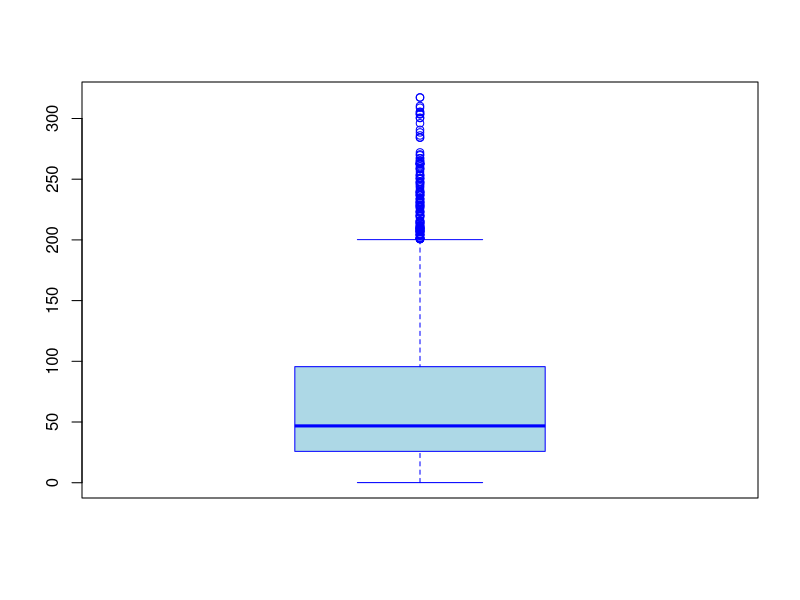

Source code (R): (Note: this script raises an error after producing the figure.)
library(dplyr) 
data<-read.csv("group_37.csv")
sum(is.na(data))

target <- data[, 1]
features <- data[, -1]
#方差
feature_variances <- apply(features, 2, sd)
boxplot(feature_variances, col = "lightblue", border = "blue")
#q1 <- quantile(feature_variances, 0.25)  
#q3 <- quantile(feature_variances, 0.75) 
#iqr <- q3 - q1
#selected_features <- features[, feature_variances > q3] 
variance_threshold <- 200
selected_features_var <- features[, feature_variances > variance_threshold]
removed_features_var <- features[, feature_variances < variance_threshold]
cat("🔹 经过方差筛选，剩余特征数:", ncol(selected_features_var), "\n")
cat("🔹 经过方差筛选，移除特征数:", ncol(removed_features_var), "\n")

filtered_data <- cbind(target, selected_features_var) 
library(randomForest) 
library(caret)   
target <- filtered_data[, 1]  
features <- filtered_data[, -1]  

set.seed(123)  
trainIndex <- createDataPartition(target, p = 0.7, list = FALSE) 
trainData <- filtered_data[trainIndex, ]  
testData <- filtered_data[-trainIndex, ]  
train_target <- target[trainIndex]  
test_target <- target[-trainIndex] 
train_features <- features[trainIndex, ] 
test_features <- features[-trainIndex, ]
pca <- prcomp(train_features, center = TRUE, scale. = TRUE)
summary(pca)
train_pca_features <- pca$x[, 1:10]
test_pca_features <- predict(pca, newdata = test_features)[, 1:10]
log_model <- glm(train_target ~ ., data = data.frame(train_pca_features), family = binomial)

log_predictions <- predict(log_model, data.frame(test_pca_features), type = "response")
log_predictions <- ifelse(log_predictions > 0.5, 1, 0)  
confusionMatrix(as.factor(log_predictions), as.factor(test_target))


